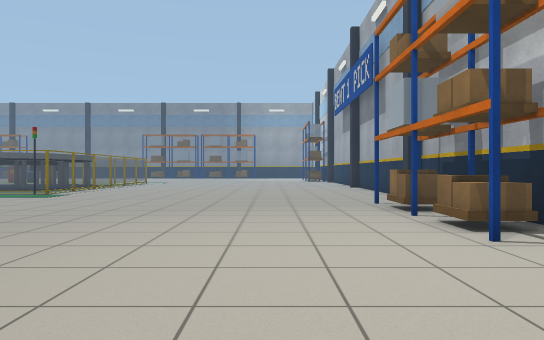
view 1 (above)

16 first-person views from a walk through a world built for the Gazebo simulator. The camera is 0.88 m above the floor, looks level and sees 70° across. The floor is counted in squares, 1 m on a side. Each view is taken from the middle of a square. On the plan, view 1 faces up. The plan holds only what a view shows up to about 13 squares ahead; the rest is blank. The place goes on beyond the plan.

view 2
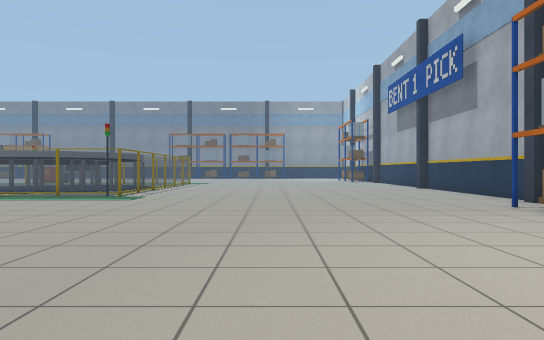

view 3
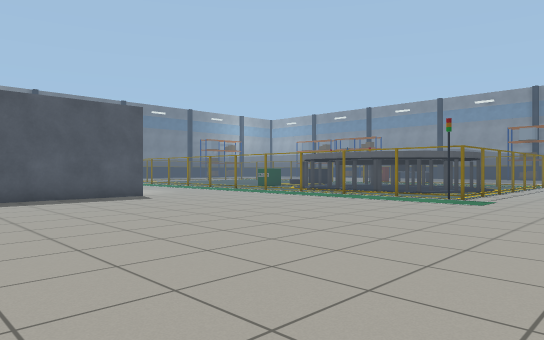

view 4
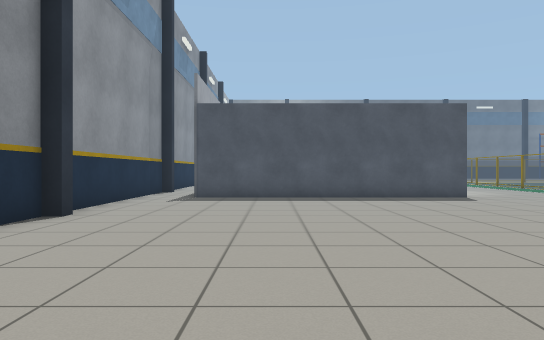

view 5
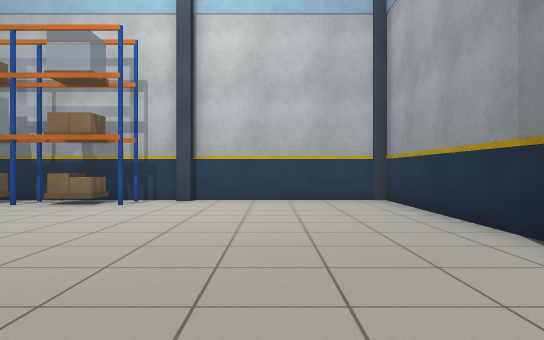

view 6
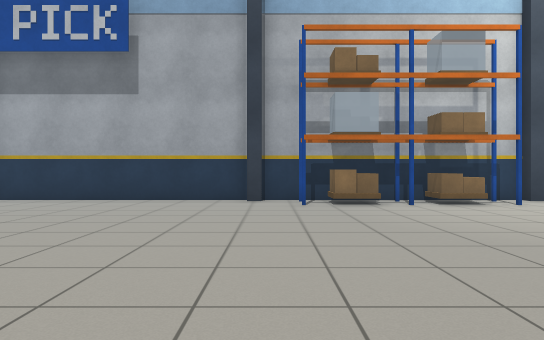

view 7
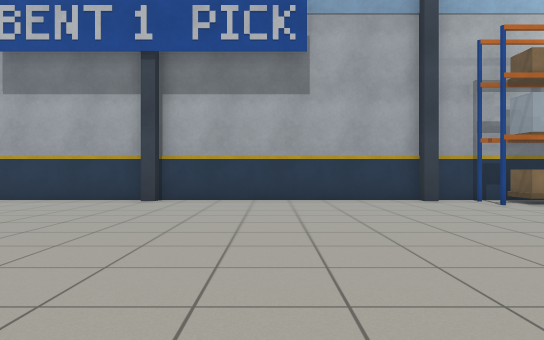

view 8
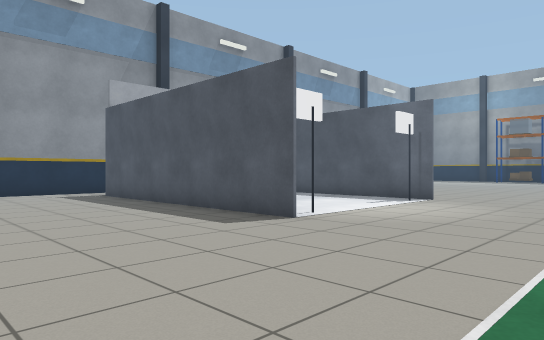

view 9
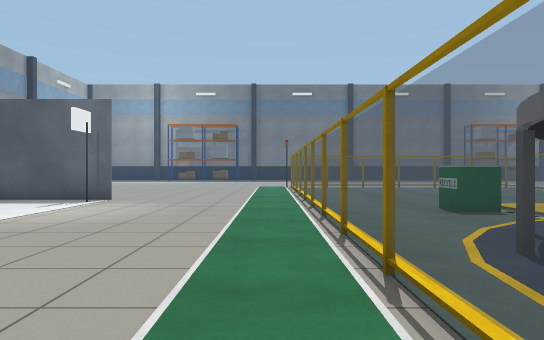

view 10
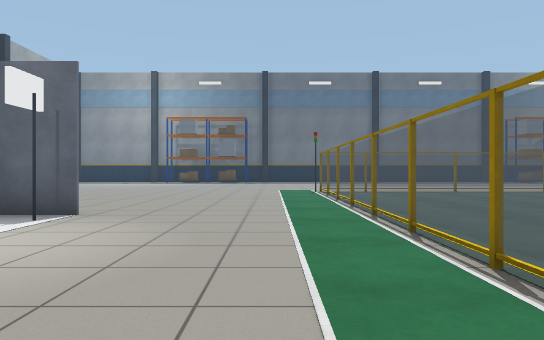

view 11
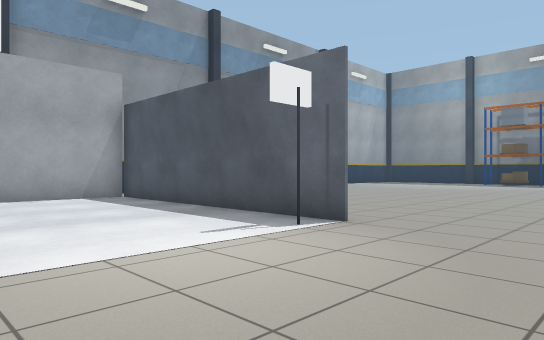

view 12
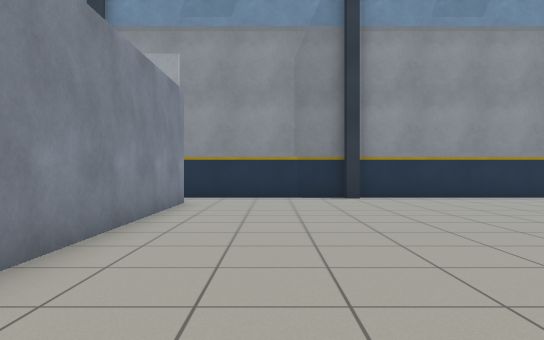

view 13
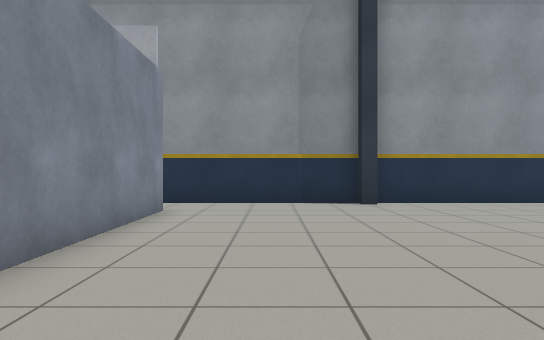

view 14
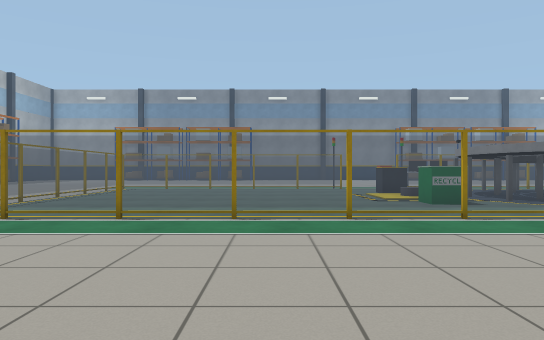

view 15
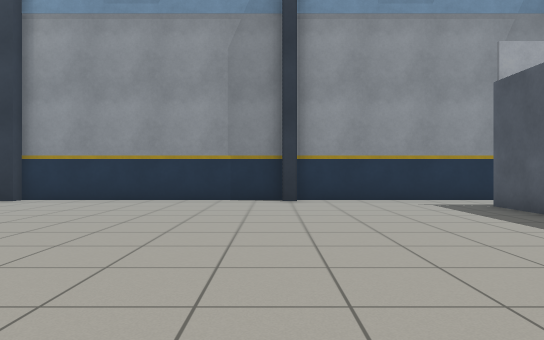

view 16
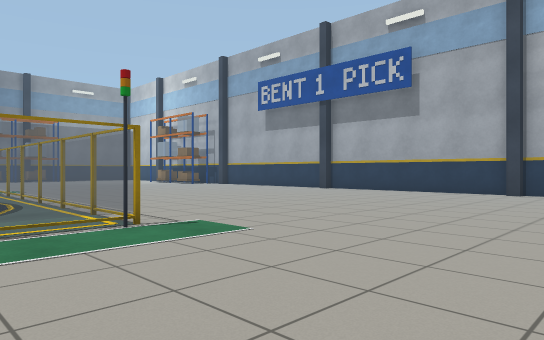

### Floor plan
Key: @ floor where view 1 was taken; # wall or solid block; . floor; P blue post; B brown box; R orange box; F fence; I bin; G grey post; C grey cylinder; O other object.
Columns run from 30 left of view 1 to 5 right of it. Each row starts with its distance up from view 1.
 24                                   .#
 23                       F          ..#
 22                       F..      ....#
 21        ..            .F..     .....#
 20 .......... CG        .F.... ......P#
 19 ..........CCG       O.F...........##
 18 ..........II.GG      .F............#
 17 ..........II.O       .F............#
 16 ..............OG    ..F............#
 15  .................  ..F............#
 14  FFFFFFFFFFFFFFFFFFFFFF............#
 13   .................................#
 12   ................................P#
 11   ................................##
 10 .................................PP
  9 .................................B#
  8 .......O......O..................R#
  7 .......O      O..................R#
  6 .......O      O..................B#
  5  ......O      O..................PP
  4  ......O      O....................#
  3 .......O      O...................P#
  2 .......O      O....................#
  1 .......O      O....................#
  0 .......OOOOOOOO...............@....#
 -1 ........     ......................#
 -2 ...P.....    ......P......P#.......P
 -3 #########   #######################

Where each view was taken, in squares from view 1:
view 1: 0 up, 0 right, facing up
view 2: 1 up, 3 left, facing up
view 3: 2 up, 4 left, facing up-left
view 4: 2 up, 4 left, facing left
view 5: 1 up, 7 left, facing right
view 6: 11 up, 7 left, facing right
view 7: 16 up, 7 left, facing right
view 8: 13 up, 11 left, facing down-left
view 9: 13 up, 11 left, facing left
view 10: 12 up, 15 left, facing left
view 11: 12 up, 17 left, facing down-left
view 12: 10 up, 25 left, facing down
view 13: 8 up, 25 left, facing down
view 14: 7 up, 24 left, facing up
view 15: 9 up, 11 left, facing down
view 16: 8 up, 11 left, facing up-right
